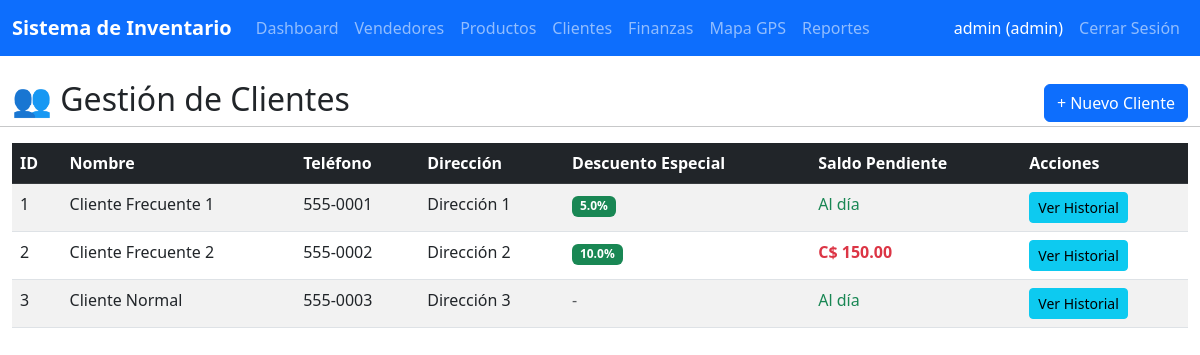
The page /admin/customers (signed in) on the database its author committed.
### app.py (models this page shows, shortened)
class User(UserMixin, db.Model):
    id = db.Column(db.Integer, primary_key=True)
    username = db.Column(db.String(80), unique=True, nullable=False)
    password_hash = db.Column(db.String(256), nullable=False)
    role = db.Column(db.String(20), nullable=False)  # 'admin' o 'vendedor'
    vehicle_type = db.Column(db.String(20))  # 'propio' o 'empresa' (solo para vendedores)
    active = db.Column(db.Boolean, default=True)
    sales = db.relationship('Sale', backref='seller', lazy=True)
    collections = db.relationship('Collection', backref='collector', lazy=True)
    location_updates = db.relationship('LocationUpdate', backref='user', lazy=True)

class Customer(db.Model):
    id = db.Column(db.Integer, primary_key=True)
    name = db.Column(db.String(100), nullable=False)
    phone = db.Column(db.String(20))
    address = db.Column(db.String(200))
    discount_percent = db.Column(db.Float, default=0)  # Descuento especial para cliente frecuente
    balance = db.Column(db.Float, default=0)  # Saldo pendiente por crédito
    created_at = db.Column(db.DateTime, default=datetime.utcnow)
    sales = db.relationship('Sale', backref='customer', lazy=True)
    collections = db.relationship('Collection', backref='customer', lazy=True)

### app.py (the view)
@app.route('/admin/customers')
@login_required
def admin_customers():
    if current_user.role != 'admin':
        flash('Acceso denegado', 'error')
        return redirect(url_for('index'))
    customers = Customer.query.all()
    return render_template('admin/customers.html', customers=customers)

### app.py (called while the page is built)
@login_manager.user_loader
def load_user(user_id):
    return User.query.get(int(user_id))

### templates/admin/customers.html (shortened to what this page needs)
{% extends "base.html" %}
{% block content %}
<div class="row">
    <div class="col-12 d-flex justify-content-between align-items-center">
        <h2>👥 Gestión de Clientes</h2>
        <a href="{{ url_for('admin_add_customer') }}" class="btn btn-primary">+ Nuevo Cliente</a>
    </div>
    <hr class="w-100">
</div>
<table class="table table-striped table-hover">
    <thead class="table-dark">
        <tr>
            <th>ID</th>
            <th>Nombre</th>
            <th>Teléfono</th>
            <th>Dirección</th>
            <th>Descuento Especial</th>
            <th>Saldo Pendiente</th>
            <th>Acciones</th>
        </tr>
    </thead>
    <tbody>
        {% for customer in customers %}
        <tr>
            <td>{{ customer.id }}</td>
            <td>{{ customer.name }}</td>
            <td>{{ customer.phone or 'N/A' }}</td>
            <td>{{ customer.address or 'N/A' }}</td>
            <td>
                {% if customer.discount_percent > 0 %}
                <span class="badge bg-success">{{ customer.discount_percent }}%</span>
                {% else %}
                <span class="text-muted">-</span>
                {% endif %}
            </td>
            <td>
                {% if customer.balance > 0 %}
                <strong class="text-danger">C$ {{ "%.2f"|format(customer.balance) }}</strong>
                {% else %}
                <span class="text-success">Al día</span>
                {% endif %}
            </td>
            <td>
                <a href="#" class="btn btn-sm btn-info">Ver Historial</a>
            </td>
        </tr>
        {% endfor %}
    </tbody>
</table>
{% endblock %}

### templates/base.html (shortened to what this page needs)
<!DOCTYPE html>
<html lang="es">
<head>
    <link rel="stylesheet" href="{{ url_for('static', filename='css/style.css') }}">
    <link href="https://cdn.jsdelivr.net/npm/bootstrap@5.3.0/dist/css/bootstrap.min.css" rel="stylesheet">
    <link rel="stylesheet" href="https://unpkg.com/leaflet@1.9.4/dist/leaflet.css">
</head>
<body>
    {% if current_user.is_authenticated %}
    <nav class="navbar navbar-expand-lg navbar-dark bg-primary">
        <div class="container-fluid">
            <a class="navbar-brand" href="{{ url_for('index') }}">Sistema de Inventario</a>
            <div class="collapse navbar-collapse" id="navbarNav">
                <ul class="navbar-nav me-auto">
                    {% if current_user.role == 'admin' %}
                    <li class="nav-item">
                        <a class="nav-link" href="{{ url_for('admin_dashboard') }}">Dashboard</a>
                    </li>
                    <li class="nav-item">
                        <a class="nav-link" href="{{ url_for('admin_sellers') }}">Vendedores</a>
                    </li>
                    <li class="nav-item">
                        <a class="nav-link" href="{{ url_for('admin_products') }}">Productos</a>
                    </li>
                    <li class="nav-item">
                        <a class="nav-link" href="{{ url_for('admin_customers') }}">Clientes</a>
                    </li>
                    <li class="nav-item">
                        <a class="nav-link" href="{{ url_for('admin_finance') }}">Finanzas</a>
                    </li>
                    <li class="nav-item">
                        <a class="nav-link" href="{{ url_for('admin_map') }}">Mapa GPS</a>
                    </li>
                    <li class="nav-item">
                        <a class="nav-link" href="{{ url_for('admin_reports') }}">Reportes</a>
                    </li>
                    {% endif %}
                </ul>
                <ul class="navbar-nav">
                    <li class="nav-item">
                        <span class="nav-link text-white">{{ current_user.username }} ({{ current_user.role }})</span>
                    </li>
                    <li class="nav-item">
                        <a class="nav-link" href="{{ url_for('logout') }}">Cerrar Sesión</a>
                    </li>
                </ul>
            </div>
        </div>
    </nav>
    {% endif %}
    <main class="container-fluid mt-4">
        {% block content %}{% endblock %}
    </main>
</body>
</html>

### static/css/style.css (style rules this page uses)
body { background-color: #f8f9fa; }
.table th { font-weight: 600; }
.navbar-brand { font-weight: bold; }

### rows shown on the page
User: username "admin", role "admin"
Customer: id "1", name "Cliente Frecuente 1", phone "555-0001", address "Dirección 1", discount_percent "5.0", balance "Al día"
Customer: id "2", name "Cliente Frecuente 2", phone "555-0002", address "Dirección 2", discount_percent "10.0", balance "150.00"
Customer: id "3", name "Cliente Normal", phone "555-0003", address "Dirección 3", balance "Al día"
